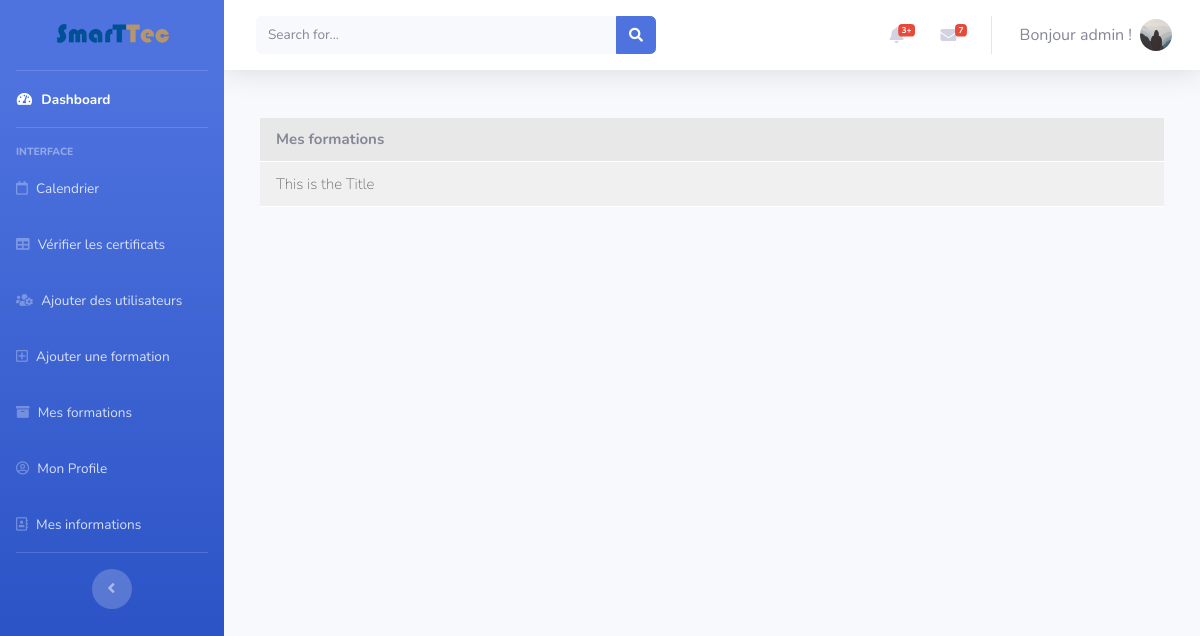
The app's page /formations (signed in), older data.
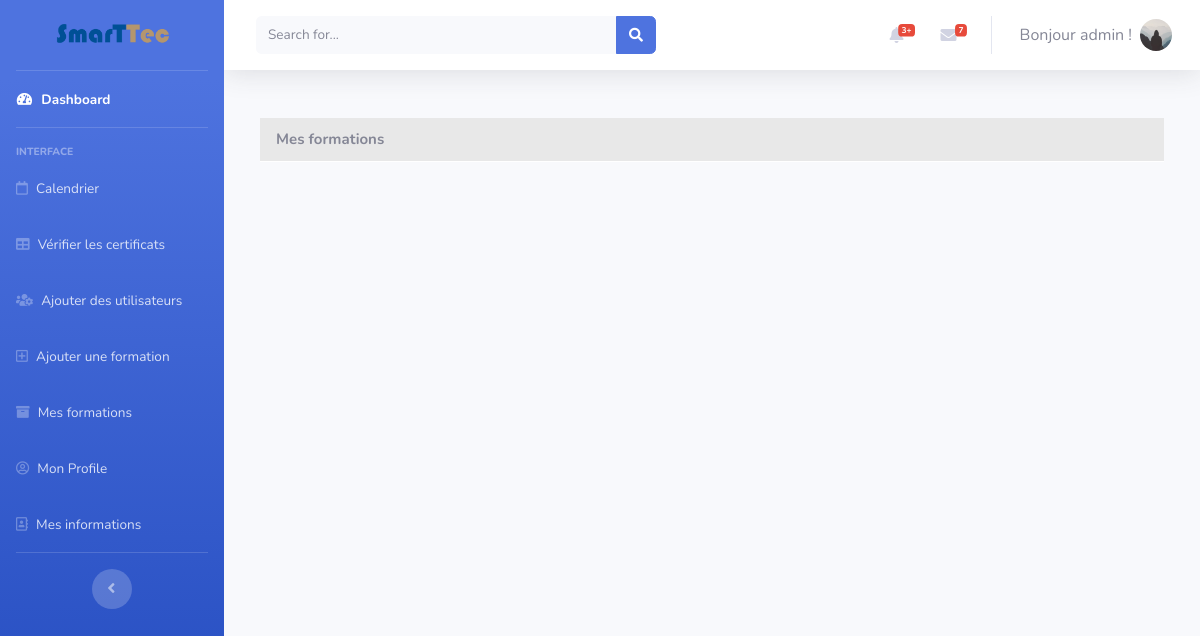
The same page, newer data.
### flaskblog/models.py (models this page shows, shortened)
class Post(db.Model):
    id = db.Column(db.Integer, primary_key=True)
    title = db.Column(db.String(100), nullable=False)
    price = db.Column(db.Integer, nullable=False)
    youtube_url = db.Column(db.String(200), nullable=True)
    num_posts = db.Column(db.Integer, nullable=False)
    date_posted = db.Column(db.DateTime, nullable=False,
                            default=datetime.utcnow)
    content = db.Column(db.Text, nullable=False)
    description = db.Column(db.Text, nullable=False)
    start_date = db.Column(db.DateTime, nullable=False,
                           default=datetime.utcnow)
    zoom_link = db.Column(db.String(200))
    theme = db.Column(db.String(20), default="theme 1")
    user_id = db.Column(db.Integer, db.ForeignKey('user.id'), nullable=False)
    images = db.relationship('PostImage', backref='post', lazy=True)
    subscriptions = db.relationship(
        'Subscription', backref='subscribers', lazy=True)
    sceances = db.relationship(
        'Sceance', backref='session', lazy=True)

### flaskblog/main/routes.py (the view)
@main.route("/formations")
def formation():
    posts = current_user.posts
    return render_template('formatteurs.html', title='Mes formations', posts=posts)

### flaskblog/models.py (called while the page is built)
@login_manager.user_loader
def load_user(user_id):
    return User.query.get(int(user_id))

### flaskblog/templates/startbootstrap-sb-admin-2-gh-pages/formatteurs.html (shortened to what this page needs)
{% extends 'base.html' %} {% block content %}
<div id="wrapper">
  {% include 'Sidebar.html' %}
  <div id="content-wrapper" class="d-flex flex-column">
    <div id="content">
      {% include 'Topbar.html' %}
      <div class="container-fluid">
        <div class="col-sm-12 course-section">
          <div class="section-title">
            Mes formations
          </div>
          <ul class="section-list">
            {% for post in posts %}
            <li class="section-item">
              <a class="item" href="post/{{post.id}}">
                <span class="lecture-icon">
                </span>
                <div class="float-left">
                  {{post.title}}
                </div>
              </a>
            </li>
            {% endfor %}
          </ul>
        </div>
      </div>
    </div>
  </div>
</div>
{% endblock %}

Row changes from the older to the newer data that the page shows:
removed Post: title "This is the Title"
